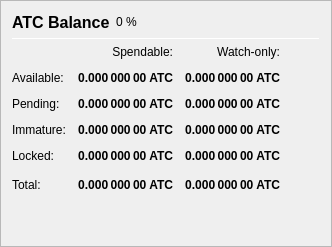
                   <widget class="QFrame" name="frame_Balances">
                    <property name="frameShape">
                     <enum>QFrame::StyledPanel</enum>
                    </property>
                    <property name="frameShadow">
                     <enum>QFrame::Raised</enum>
                    </property>
                    <layout class="QVBoxLayout" name="verticalLayout_4">
                     <item>
                      <layout class="QHBoxLayout" name="horizontalLayout_4">
                       <item>
                        <widget class="QLabel" name="label_5">
                         <property name="minimumSize">
                          <size>
                           <width>0</width>
                           <height>20</height>
                          </size>
                         </property>
                         <property name="font">
                          <font>
                           <pointsize>12</pointsize>
                           <weight>75</weight>
                           <bold>true</bold>
                          </font>
                         </property>
                         <property name="text">
                          <string>ATC Balance</string>
                         </property>
                        </widget>
                       </item>
                       <item>
                        <widget class="QLabel" name="labelATCPercent">
                         <property name="text">
                          <string notr="true">0 %</string>
                         </property>
                        </widget>
                       </item>
                       <item>
                        <spacer name="horizontalSpacer_3">
                         <property name="orientation">
                          <enum>Qt::Horizontal</enum>
                         </property>
                         <property name="sizeHint" stdset="0">
                          <size>
                           <width>40</width>
                           <height>20</height>
                          </size>
                         </property>
                        </spacer>
                       </item>
                      </layout>
                     </item>
                     <item>
                      <widget class="Line" name="line_Balance">
                       <property name="minimumSize">
                        <size>
                         <width>0</width>
                         <height>1</height>
                        </size>
                       </property>
                       <property name="maximumSize">
                        <size>
                         <width>16777215</width>
                         <height>1</height>
                        </size>
                       </property>
                       <property name="orientation">
                        <enum>Qt::Horizontal</enum>
                       </property>
                      </widget>
                     </item>
                     <item>
                      <layout class="QGridLayout" name="gridLayout">
                       <property name="spacing">
                        <number>12</number>
                       </property>
                       <item row="0" column="1">
                        <widget class="QLabel" name="labelSpendable">
                         <property name="text">
                          <string>Spendable:</string>
                         </property>
                         <property name="alignment">
                          <set>Qt::AlignRight|Qt::AlignTrailing|Qt::AlignVCenter</set>
                         </property>
                        </widget>
                       </item>
                       <item row="0" column="2">
                        <widget class="QLabel" name="labelWatchonly">
                         <property name="text">
                          <string>Watch-only:</string>
                         </property>
                         <property name="alignment">
                          <set>Qt::AlignRight|Qt::AlignTrailing|Qt::AlignVCenter</set>
                         </property>
                        </widget>
                       </item>
                       <item row="1" column="0">
                        <widget class="QLabel" name="labelBalanceText">
                         <property name="text">
                          <string>Available:</string>
                         </property>
                        </widget>
                       </item>
                       <item row="1" column="1">
                        <widget class="QLabel" name="labelBalance">
                         <property name="font">
                          <font>
                           <weight>75</weight>
                           <bold>true</bold>
                          </font>
                         </property>
                         <property name="cursor">
                          <cursorShape>IBeamCursor</cursorShape>
                         </property>
                         <property name="toolTip">
                          <string>Your current spendable balance</string>
                         </property>
                         <property name="text">
                          <string notr="true">0.000 000 00 ATC</string>
                         </property>
                         <property name="alignment">
                          <set>Qt::AlignRight|Qt::AlignTrailing|Qt::AlignVCenter</set>
                         </property>
                         <property name="textInteractionFlags">
                          <set>Qt::LinksAccessibleByMouse|Qt::TextSelectableByKeyboard|Qt::TextSelectableByMouse</set>
                         </property>
                        </widget>
                       </item>
                       <item row="1" column="2">
                        <widget class="QLabel" name="labelWatchAvailable">
                         <property name="font">
                          <font>
                           <weight>75</weight>
                           <bold>true</bold>
                          </font>
                         </property>
                         <property name="cursor">
                          <cursorShape>IBeamCursor</cursorShape>
                         </property>
                         <property name="toolTip">
                          <string>Your current balance in watch-only addresses</string>
                         </property>
                         <property name="text">
                          <string notr="true">0.000 000 00 ATC</string>
                         </property>
                         <property name="alignment">
                          <set>Qt::AlignRight|Qt::AlignTrailing|Qt::AlignVCenter</set>
                         </property>
                         <property name="textInteractionFlags">
                          <set>Qt::LinksAccessibleByMouse|Qt::TextSelectableByKeyboard|Qt::TextSelectableByMouse</set>
                         </property>
                        </widget>
                       </item>
                       <item row="2" column="0">
                        <widget class="QLabel" name="labelPendingText">
                         <property name="text">
                          <string>Pending:</string>
                         </property>
                        </widget>
                       </item>
                       <item row="2" column="1">
                        <widget class="QLabel" name="labelUnconfirmed">
                         <property name="font">
                          <font>
                           <weight>75</weight>
                           <bold>true</bold>
                          </font>
                         </property>
                         <property name="cursor">
                          <cursorShape>IBeamCursor</cursorShape>
                         </property>
                         <property name="toolTip">
                          <string>Total of transactions that have yet to be confirmed, and do not yet count toward the spendable balance</string>
                         </property>
                         <property name="text">
                          <string notr="true">0.000 000 00 ATC</string>
                         </property>
                         <property name="alignment">
                          <set>Qt::AlignRight|Qt::AlignTrailing|Qt::AlignVCenter</set>
                         </property>
                         <property name="textInteractionFlags">
                          <set>Qt::LinksAccessibleByMouse|Qt::TextSelectableByKeyboard|Qt::TextSelectableByMouse</set>
                         </property>
                        </widget>
                       </item>
                       <item row="2" column="2">
                        <widget class="QLabel" name="labelWatchPending">
                         <property name="font">
                          <font>
                           <weight>75</weight>
                           <bold>true</bold>
                          </font>
                         </property>
                         <property name="cursor">
                          <cursorShape>IBeamCursor</cursorShape>
                         </property>
                         <property name="toolTip">
                          <string>Unconfirmed transactions to watch-only addresses</string>
                         </property>
                         <property name="text">
                          <string notr="true">0.000 000 00 ATC</string>
                         </property>
                         <property name="alignment">
                          <set>Qt::AlignRight|Qt::AlignTrailing|Qt::AlignVCenter</set>
                         </property>
                         <property name="textInteractionFlags">
                          <set>Qt::LinksAccessibleByMouse|Qt::TextSelectableByKeyboard|Qt::TextSelectableByMouse</set>
                         </property>
                        </widget>
                       </item>
                       <item row="3" column="0">
                        <widget class="QLabel" name="labelImmatureText">
                         <property name="text">
                          <string>Immature:</string>
                         </property>
                        </widget>
                       </item>
                       <item row="3" column="1">
                        <widget class="QLabel" name="labelImmature">
                         <property name="font">
                          <font>
                           <weight>75</weight>
                           <bold>true</bold>
                          </font>
                         </property>
                         <property name="cursor">
                          <cursorShape>IBeamCursor</cursorShape>
                         </property>
                         <property name="toolTip">
                          <string>Staked or masternode rewards that has not yet matured</string>
                         </property>
                         <property name="text">
                          <string notr="true">0.000 000 00 ATC</string>
                         </property>
                         <property name="alignment">
                          <set>Qt::AlignRight|Qt::AlignTrailing|Qt::AlignVCenter</set>
                         </property>
                         <property name="textInteractionFlags">
                          <set>Qt::LinksAccessibleByMouse|Qt::TextSelectableByKeyboard|Qt::TextSelectableByMouse</set>
                         </property>
                        </widget>
                       </item>
                       <item row="3" column="2">
                        <widget class="QLabel" name="labelWatchImmature">
                         <property name="font">
                          <font>
                           <weight>75</weight>
                           <bold>true</bold>
                          </font>
                         </property>
                         <property name="cursor">
                          <cursorShape>IBeamCursor</cursorShape>
                         </property>
                         <property name="toolTip">
                          <string>Staked or masternode rewards in watch-only addresses that has not yet matured</string>
                         </property>
                         <property name="text">
                          <string notr="true">0.000 000 00 ATC</string>
                         </property>
                         <property name="alignment">
                          <set>Qt::AlignRight|Qt::AlignTrailing|Qt::AlignVCenter</set>
                         </property>
                         <property name="textInteractionFlags">
                          <set>Qt::LinksAccessibleByMouse|Qt::TextSelectableByKeyboard|Qt::TextSelectableByMouse</set>
                         </property>
                        </widget>
                       </item>
                       <item row="4" column="0">
                        <widget class="QLabel" name="labelLockedBalanceText">
                         <property name="toolTip">
                          <string>Locked ATC or Masternode collaterals. These are excluded from zATC minting.</string>
                         </property>
                         <property name="text">
                          <string>Locked:</string>
                         </property>
                        </widget>
                       </item>
                       <item row="4" column="1">
                        <widget class="QLabel" name="labelLockedBalance">
                         <property name="font">
                          <font>
                           <weight>75</weight>
                           <bold>true</bold>
                          </font>
                         </property>
                         <property name="cursor">
                          <cursorShape>IBeamCursor</cursorShape>
                         </property>
                         <property name="toolTip">
                          <string>Locked ATC or Masternode collaterals. These are excluded from zATC minting.</string>
                         </property>
                         <property name="text">
                          <string notr="true">0.000 000 00 ATC</string>
                         </property>
                         <property name="alignment">
                          <set>Qt::AlignRight|Qt::AlignTrailing|Qt::AlignVCenter</set>
                         </property>
                         <property name="textInteractionFlags">
                          <set>Qt::LinksAccessibleByMouse|Qt::TextSelectableByKeyboard|Qt::TextSelectableByMouse</set>
                         </property>
                        </widget>
                       </item>
                       <item row="4" column="2">
                        <widget class="QLabel" name="labelWatchLocked">
                         <property name="font">
                          <font>
                           <weight>75</weight>
                           <bold>true</bold>
                          </font>
                         </property>
                         <property name="cursor">
                          <cursorShape>IBeamCursor</cursorShape>
                         </property>
                         <property name="toolTip">
                          <string>Current locked balance in watch-only addresses</string>
                         </property>
                         <property name="text">
                          <string notr="true">0.000 000 00 ATC</string>
                         </property>
                         <property name="alignment">
                          <set>Qt::AlignRight|Qt::AlignTrailing|Qt::AlignVCenter</set>
                         </property>
                         <property name="textInteractionFlags">
                          <set>Qt::LinksAccessibleByMouse|Qt::TextSelectableByKeyboard|Qt::TextSelectableByMouse</set>
                         </property>
                        </widget>
                       </item>
                       <item row="5" column="0">
                        <widget class="QLabel" name="labelTotalText">
                         <property name="toolTip">
                          <string>Your current ATEC balance, unconfirmed and immature transactions included</string>
                         </property>
                         <property name="text">
                          <string>Total:</string>
                         </property>
                        </widget>
                       </item>
                       <item row="5" column="1">
                        <widget class="QLabel" name="labelTotal">
                         <property name="font">
                          <font>
                           <weight>75</weight>
                           <bold>true</bold>
                          </font>
                         </property>
                         <property name="cursor">
                          <cursorShape>IBeamCursor</cursorShape>
                         </property>
                         <property name="toolTip">
                          <string>Your current ATEC balance, unconfirmed and immature transactions included</string>
                         </property>
                         <property name="text">
                          <string notr="true">0.000 000 00 ATC</string>
                         </property>
                         <property name="alignment">
                          <set>Qt::AlignRight|Qt::AlignTrailing|Qt::AlignVCenter</set>
                         </property>
                         <property name="textInteractionFlags">
                          <set>Qt::LinksAccessibleByMouse|Qt::TextSelectableByKeyboard|Qt::TextSelectableByMouse</set>
                         </property>
                        </widget>
                       </item>
                       <item row="5" column="2">
                        <widget class="QLabel" name="labelWatchTotal">
                         <property name="font">
                          <font>
                           <weight>75</weight>
                           <bold>true</bold>
                          </font>
                         </property>
                         <property name="cursor">
                          <cursorShape>IBeamCursor</cursorShape>
                         </property>
                         <property name="toolTip">
                          <string>Current total balance in watch-only addresses</string>
                         </property>
                         <property name="text">
                          <string notr="true">0.000 000 00 ATC</string>
                         </property>
                         <property name="alignment">
                          <set>Qt::AlignRight|Qt::AlignTrailing|Qt::AlignVCenter</set>
                         </property>
                         <property name="textInteractionFlags">
                          <set>Qt::LinksAccessibleByMouse|Qt::TextSelectableByKeyboard|Qt::TextSelectableByMouse</set>
                         </property>
                        </widget>
                       </item>
                       <item row="5" column="3">
                        <spacer name="horizontalSpacer_9">
                         <property name="orientation">
                          <enum>Qt::Horizontal</enum>
                         </property>
                         <property name="sizeHint" stdset="0">
                          <size>
                           <width>40</width>
                           <height>20</height>
                          </size>
                         </property>
                        </spacer>
                       </item>
                      </layout>
                     </item>
                     <item>
                      <spacer name="verticalSpacer_3">
                       <property name="orientation">
                        <enum>Qt::Vertical</enum>
                       </property>
                       <property name="sizeHint" stdset="0">
                        <size>
                         <width>20</width>
                         <height>40</height>
                        </size>
                       </property>
                      </spacer>
                     </item>
                    </layout>
                   </widget>
